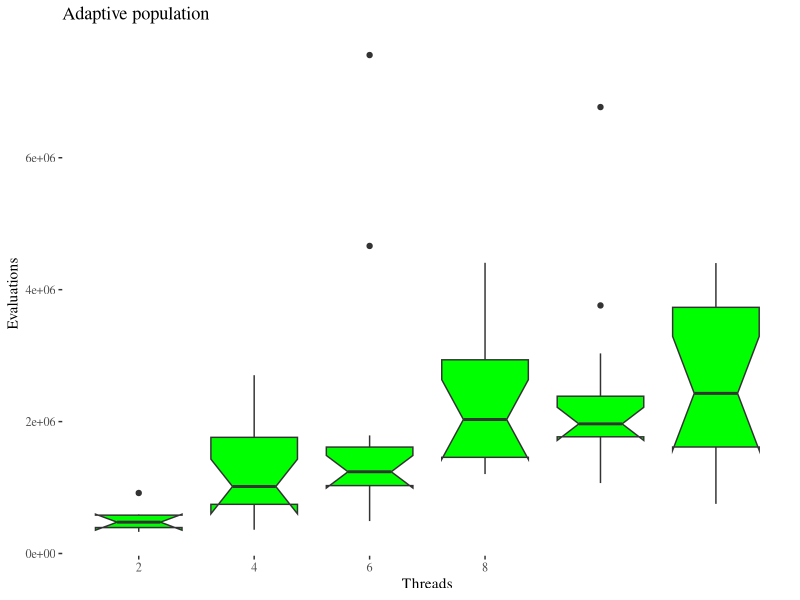
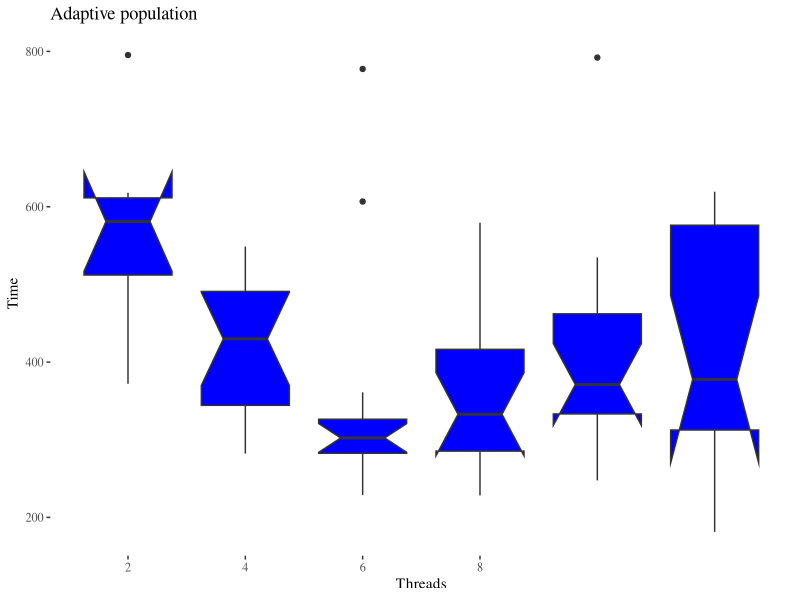
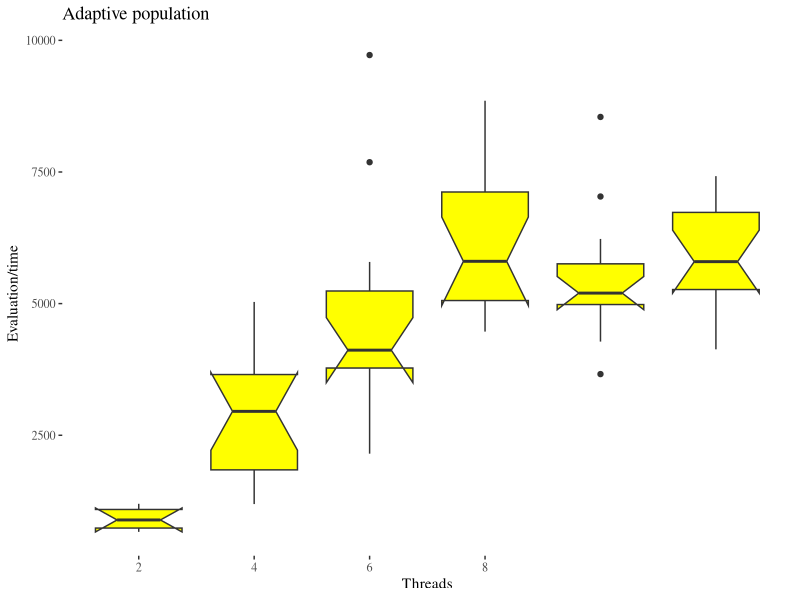

Generate these figures, in order, with R:
library(ggplot2)
library(ggthemes)


data.freqs.ap.threads <- read.csv('../data/royal-road-evosoft.csv')

ggplot(data.freqs.ap.threads,aes(x=Threads,y=Evaluations,group=Threads)) + geom_boxplot(fill='green',notch=TRUE)+theme_tufte()+scale_x_continuous(name="Threads",breaks=c(2,4,6,8))+labs(x="Threads",y="Evaluations",title="Adaptive population")

ggplot(data.freqs.ap.threads,aes(x=Threads,y=Time,group=Threads))+geom_boxplot(fill='blue',notch=TRUE)+theme_tufte()+scale_x_continuous(name="Threads",breaks=c(2,4,6,8))+labs(x="Generation.Gap",y="Time",title="Adaptive population")


ggplot(data.freqs.ap.threads,aes(x=Threads,y=Evaluations/Time,group=Threads))+geom_boxplot(fill='yellow',notch=TRUE)+theme_tufte()+scale_x_continuous(name="Threads",breaks=c(2,4,6,8))+labs(x="Generation.Gap",y="Evaluation/time",title="Adaptive population")
